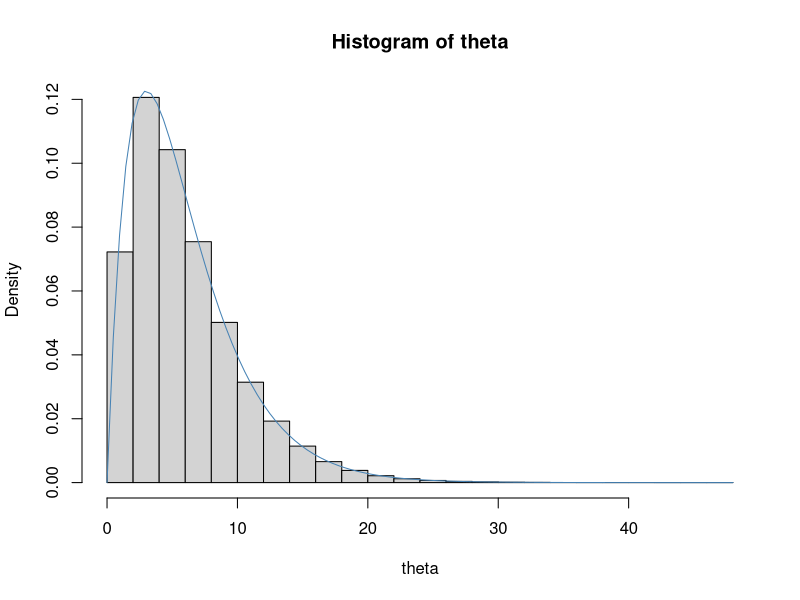

Source code (R):
## ---- chunk 1
knitr::opts_chunk$set(echo = TRUE)
## ---- chunk 2
SEED = 32
set.seed(SEED)

## ---- chunk 3
m = 1e6
a = 2.
b = 1. / 3.

theta = rgamma(m, a, b)
hist(theta, freq=FALSE)
curve(dgamma(x, a, b), col="steelblue", add=TRUE)
## ---- chunk 4
theta.mean = mean(theta)
theta.var = var(theta)
theta.sd = sd(theta)

cat("\n", "Estimated mean:", theta.mean, "\n", "Estimated variance:", theta.var, "\n")
cat("\n", "True mean:", a/b, "\n", "True variance:", a/b^2, "\n")
## ---- chunk 5
mean(theta < 5.)
pgamma(5., a, b)
## ---- chunk 6
quantile(theta, probs=.9)
qgamma(.9, a, b)
## ---- chunk 7
get_std_error = function(x){
  1.96 * sd(x) / sqrt(length(x))
}

get_std_error(theta)
get_std_error(theta < 5)
